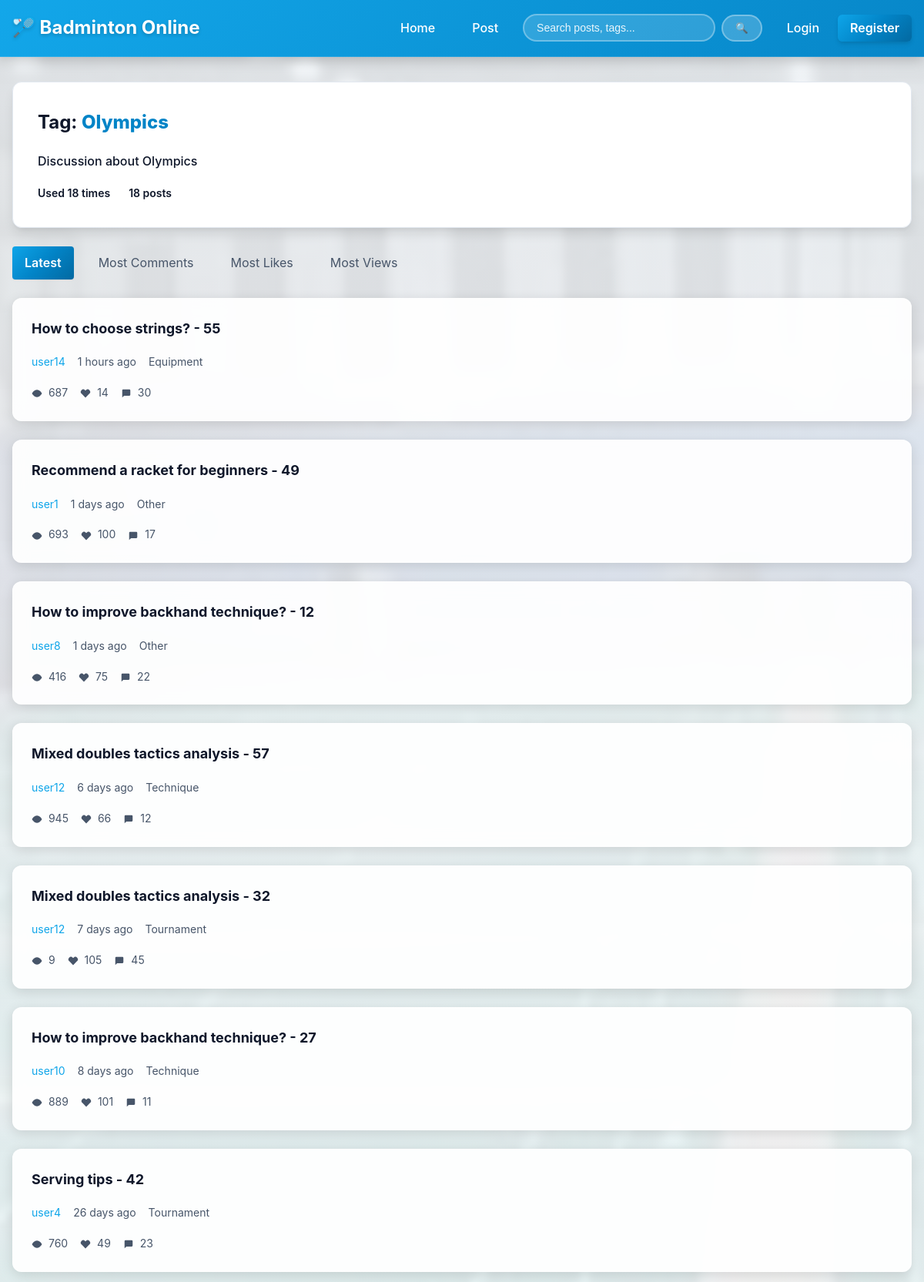
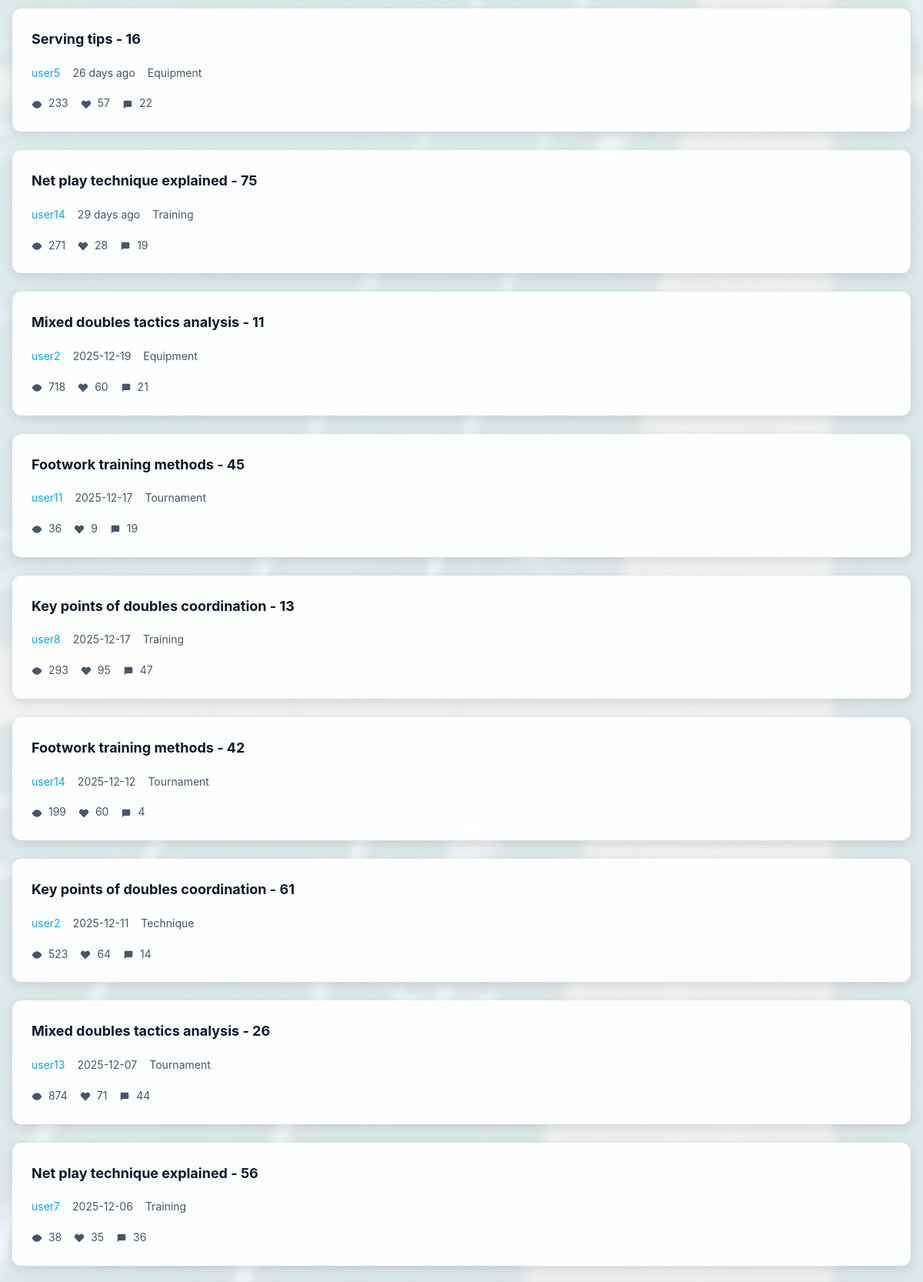
The page /tag/Olympics (upper part) on the database its author committed (2 pictures, top to bottom).
### app/models.py (models this page shows, shortened)
class Tag(db.Model):
    __tablename__ = 'tags'
    id = db.Column(db.Integer, primary_key=True)
    name = db.Column(db.String(50), unique=True, nullable=False, index=True)
    description = db.Column(db.Text, nullable=True)
    usage_count = db.Column(db.Integer, default=0, nullable=False, index=True)
    created_at = db.Column(db.DateTime, default=datetime.utcnow, nullable=False)

class Post(db.Model):
    __tablename__ = 'posts'
    id = db.Column(db.Integer, primary_key=True)
    title = db.Column(db.String(100), nullable=False, index=True)
    content = db.Column(db.Text, nullable=False)
    author_id = db.Column(db.Integer, db.ForeignKey('users.id'), nullable=False, index=True)
    category = db.Column(db.String(20), nullable=False, index=True, default='Other')
    created_at = db.Column(db.DateTime, default=datetime.utcnow, nullable=False, index=True)
    updated_at = db.Column(db.DateTime, default=datetime.utcnow,
                         onupdate=datetime.utcnow, nullable=False)
    view_count = db.Column(db.Integer, default=0, nullable=False)
    like_count = db.Column(db.Integer, default=0, nullable=False)
    comment_count = db.Column(db.Integer, default=0, nullable=False)
    is_pinned = db.Column(db.Boolean, default=False, nullable=False)
    is_draft = db.Column(db.Boolean, default=False, nullable=False)
    comments = db.relationship('Comment', backref='post', lazy='dynamic',
                              cascade='all, delete-orphan', order_by='Comment.created_at')
    tags = db.relationship(
        'Tag', secondary=post_tags,
        backref=db.backref('posts', lazy='dynamic'),
        lazy='dynamic'
    )

class User(UserMixin, db.Model):
    __tablename__ = 'users'
    id = db.Column(db.Integer, primary_key=True)
    username = db.Column(db.String(80), unique=True, nullable=False, index=True)
    email = db.Column(db.String(120), unique=True, nullable=False, index=True)
    password_hash = db.Column(db.String(255), nullable=False)
    avatar_url = db.Column(db.String(255), default='default_avatar.png')
    bio = db.Column(db.Text, nullable=True)
    created_at = db.Column(db.DateTime, default=datetime.utcnow, nullable=False)
    last_login = db.Column(db.DateTime, nullable=True)
    is_active = db.Column(db.Boolean, default=True, nullable=False)
    is_admin = db.Column(db.Boolean, default=False, nullable=False)
    posts = db.relationship('Post', backref='author', lazy='dynamic',
                           cascade='all, delete-orphan')
    comments = db.relationship('Comment', backref='author', lazy='dynamic',
                              cascade='all, delete-orphan')
    following = db.relationship(
        'User', secondary=follows,
        primaryjoin=('follows.c.follower_id == User.id'),
        secondaryjoin=('follows.c.following_id == User.id'),
        backref=db.backref('followers', lazy='dynamic'),
        lazy='dynamic'
    )
    bookmarked_posts = db.relationship(
        'Post', secondary=bookmarks,
        backref=db.backref('bookmarked_by', lazy='dynamic'),
        lazy='dynamic'
    )
    liked_posts = db.relationship(
        'Post', secondary=post_likes,
        backref=db.backref('liked_by', lazy='dynamic'),
        lazy='dynamic'
    )
    liked_comments = db.relationship(
        'Comment', secondary=comment_likes,
        backref=db.backref('liked_by', lazy='dynamic'),
        lazy='dynamic'
    )

### app/routes.py (the view)
@main.route('/tag/<tag_name>')
def tag_detail(tag_name):
    tag = Tag.query.filter_by(name=tag_name).first_or_404()
    page = request.args.get('page', 1, type=int)
    sort = request.args.get('sort', 'latest')
    query = Post.query.filter(
        Post.is_draft == False,
        Post.tags.contains(tag)
    )
    if sort == 'comments':
        query = query.order_by(Post.comment_count.desc())
    elif sort == 'likes':
        query = query.order_by(Post.like_count.desc())
    elif sort == 'views':
        query = query.order_by(Post.view_count.desc())
    else:
        query = query.order_by(Post.created_at.desc())
    pagination = query.paginate(page=page, per_page=20, error_out=False)
    posts = pagination.items
    return render_template('tag_detail.html',
                         tag=tag,
                         posts=posts,
                         pagination=pagination,
                         sort=sort,
                         time_ago=time_ago,
                         get_category_display=get_category_display)

### app/utils.py (called while the page is built)
def get_category_display(category):
    if not category:
        return 'Other'
    return CATEGORY_MAP.get(category, category)

def time_ago(dt):
    if not dt:
        return ''
    now = datetime.utcnow()
    diff = now - dt
    if diff < timedelta(minutes=1):
        return 'just now'
    elif diff < timedelta(hours=1):
        return f'{int(diff.seconds / 60)} minutes ago'
    elif diff < timedelta(days=1):
        return f'{int(diff.seconds / 3600)} hours ago'
    elif diff < timedelta(days=30):
        return f'{diff.days} days ago'
    else:
        return dt.strftime('%Y-%m-%d')

### templates/tag_detail.html (shortened to what this page needs)
{% extends "base.html" %}
{% from "includes/icons.html" import icon_eye, icon_like, icon_comment %}
{% block content %}
<div class="container">
    <div class="tag-header">
        <h1>Tag: <span class="tag-name">{{ tag.name }}</span></h1>
        {% if tag.description %}
            <p class="tag-description">{{ tag.description }}</p>
        {% endif %}
        <div class="tag-stats">
            <span>Used {{ tag.usage_count }} times</span>
            <span>{{ pagination.total if pagination else posts|length }} posts</span>
        </div>
    </div>
    <div class="sort-options">
        <a href="{{ url_for('main.tag_detail', tag_name=tag.name, sort='latest') }}"
           class="sort-link {% if sort == 'latest' %}active{% endif %}">Latest</a>
        <a href="{{ url_for('main.tag_detail', tag_name=tag.name, sort='comments') }}"
           class="sort-link {% if sort == 'comments' %}active{% endif %}">Most Comments</a>
        <a href="{{ url_for('main.tag_detail', tag_name=tag.name, sort='likes') }}"
           class="sort-link {% if sort == 'likes' %}active{% endif %}">Most Likes</a>
        <a href="{{ url_for('main.tag_detail', tag_name=tag.name, sort='views') }}"
           class="sort-link {% if sort == 'views' %}active{% endif %}">Most Views</a>
    </div>
    <div class="posts-list">
        {% for post in posts %}
            <article class="post-card">
                <h2>
                    <a href="{{ url_for('main.post_detail', post_id=post.id) }}">
                        {{ post.title }}
                    </a>
                </h2>
                <div class="post-meta">
                    <a href="{{ url_for('main.user_profile', username=post.author.username) }}"
                       class="author-link">{{ post.author.username }}</a>
                    <span class="post-time">{{ time_ago(post.created_at) }}</span>
                    <span class="post-category">{{ get_category_display(post.category) }}</span>
                </div>
                <div class="post-stats">
                    <span>{{ icon_eye() }} {{ post.view_count }}</span>
                    <span>{{ icon_like() }} {{ post.like_count }}</span>
                    <span>{{ icon_comment() }} {{ post.comment_count }}</span>
                </div>
            </article>
        {% else %}
            <div class="empty-state">
                <p>No posts with this tag yet</p>
            </div>
        {% endfor %}
    </div>
</div>
{% endblock %}

### templates/includes/icons.html (shortened to what this page needs)
{% macro icon_eye() %}
<svg class="icon" viewBox="0 0 24 24" fill="none" stroke="currentColor" stroke-width="2" stroke-linecap="round" stroke-linejoin="round">
    <path d="M1 12s4-8 11-8 11 8 11 8-4 8-11 8-11-8-11-8z"></path>
    <circle cx="12" cy="12" r="3"></circle>
</svg>
{% endmacro %}
{% macro icon_like(filled=false) %}
<svg class="icon" viewBox="0 0 24 24" fill="{% if filled %}currentColor{% else %}none{% endif %}" stroke="currentColor" stroke-width="2" stroke-linecap="round" stroke-linejoin="round">
    <path d="M20.84 4.61a5.5 5.5 0 0 0-7.78 0L12 5.67l-1.06-1.06a5.5 5.5 0 0 0-7.78 7.78l1.06 1.06L12 21.23l7.78-7.78 1.06-1.06a5.5 5.5 0 0 0 0-7.78z"></path>
</svg>
{% endmacro %}
{% macro icon_comment() %}
<svg class="icon" viewBox="0 0 24 24" fill="none" stroke="currentColor" stroke-width="2" stroke-linecap="round" stroke-linejoin="round">
    <path d="M21 15a2 2 0 0 1-2 2H7l-4 4V5a2 2 0 0 1 2-2h14a2 2 0 0 1 2 2z"></path>
</svg>
{% endmacro %}

### static/css/main.css (style rules this page uses)
:root { --primary-color: #0ea5e9; --primary-dark: #0284c7; --primary-light: #38bdf8; --primary-accent: #06b6d4; --primary-gradient: linear-gradient(135deg, #0ea5e9 0%, #0284c7 50%, #0369a1 100%); --primary-gradient-hover: linear-gradient(135deg, #38bdf8 0%, #0ea5e9 50%, #0284c7 100%); --accent-color: #f59e0b; --accent-light: #fbbf24; --accent-dark: #d97706; --accent-gradient: linear-gradient(135deg, #f59e0b 0%, #f97316 100%); --accent-gradient-hover: linear-gradient(135deg, #fbbf24 0%, #f59e0b 100%); --text-primary: #0f172a; --text-secondary: #475569; --text-disabled: #94a3b8; --text-on-primary: #ffffff; --bg-primary: #ffffff; --bg-secondary: #f1f5f9; --bg-hover: #e0f2fe; --bg-accent: #f0f9ff; --bg-gradient: linear-gradient(135deg, #f8fafc 0%, #f1f5f9 100%); --border-color: #cbd5e1; --border-light: #e2e8f0; --border-dark: #94a3b8; --success-color: #10b981; --success-gradient: linear-gradient(135deg, #10b981 0%, #059669 100%); --error-color: #ef4444; --error-gradient: linear-gradient(135deg, #ef4444 0%, #dc2626 100%); --warning-color: #f59e0b; --warning-gradient: linear-gradient(135deg, #f59e0b 0%, #d97706 100%); --info-color: #3b82f6; --info-gradient: linear-gradient(135deg, #3b82f6 0%, #2563eb 100%); --shadow-sm: 0 1px 2px 0 rgba(0, 0, 0, 0.05); --shadow-md: 0 4px 6px -1px rgba(0, 0, 0, 0.1), 0 2px 4px -1px rgba(0, 0, 0, 0.06); --shadow-lg: 0 10px 15px -3px rgba(0, 0, 0, 0.1), 0 4px 6px -2px rgba(0, 0, 0, 0.05); --shadow-xl: 0 20px 25px -5px rgba(0, 0, 0, 0.1), 0 10px 10px -5px rgba(0, 0, 0, 0.04); --shadow-hover: 0 12px 20px -4px rgba(15, 23, 42, 0.15); --spacing-xs: 0.25rem; --spacing-sm: 0.5rem; --spacing-md: 1rem; --spacing-lg: 1.5rem; --spacing-xl: 2rem; --font-family: -apple-system, BlinkMacSystemFont, "Segoe UI", Roboto, "Helvetica Neue", Arial, sans-serif; --font-size-base: 16px; --font-size-sm: 14px; --font-size-lg: 18px; --font-size-xl: 24px; }
* { margin: 0; padding: 0; box-sizing: border-box; }
body { font-family: var(--font-family); font-size: var(--font-size-base); line-height: 1.7; color: var(--text-primary); background: var(--bg-gradient); }
.container { max-width: 1200px; margin: 0 auto; padding: 0 var(--spacing-md); }
.posts-list { display: flex; flex-direction: column; gap: var(--spacing-lg); }
.post-card { background: var(--bg-primary); padding: var(--spacing-lg); border-radius: 12px; box-shadow: var(--shadow-md); transition: all 0.3s cubic-bezier(0.4, 0, 0.2, 1); border: 1px solid var(--border-light); }
.post-card h2 { font-size: var(--font-size-lg); margin-bottom: var(--spacing-md); }
.post-card h2 a { color: var(--text-primary); text-decoration: none; }
.post-meta { display: flex; gap: var(--spacing-md); font-size: var(--font-size-sm); color: var(--text-secondary); margin-bottom: var(--spacing-md); flex-wrap: wrap; }
.author-link { color: var(--primary-color); text-decoration: none; }
.post-stats { display: flex; gap: var(--spacing-md); font-size: var(--font-size-sm); color: var(--text-secondary); }
.sort-options { display: flex; gap: var(--spacing-md); margin-bottom: var(--spacing-lg); flex-wrap: wrap; }
.sort-link { padding: var(--spacing-sm) var(--spacing-md); text-decoration: none; color: var(--text-secondary); border-radius: 4px; transition: all 0.2s; }
.sort-link.active { background: var(--primary-gradient); color: var(--text-on-primary); font-weight: 600; box-shadow: var(--shadow-sm); }

### static/css/components.css (style rules this page uses)
.post-stats { display: flex; gap: var(--spacing-md); font-size: var(--font-size-sm); color: var(--text-secondary); align-items: center; }
.post-stats svg { width: 1em; height: 1em; vertical-align: middle; margin-right: 0.25rem; }
.tag-header { background: var(--bg-primary); padding: var(--spacing-xl); border-radius: 12px; margin-bottom: var(--spacing-lg); box-shadow: var(--shadow-lg); border: 1px solid var(--border-light); }
.tag-header h1 { font-size: var(--font-size-xl); margin-bottom: var(--spacing-md); color: var(--text-primary); font-weight: 700; }
.tag-header h1 .tag-name { color: var(--primary-dark); font-weight: 800; }
.tag-description { color: var(--text-primary); margin-bottom: var(--spacing-md); font-weight: 500; }
.tag-stats { display: flex; gap: var(--spacing-lg); font-size: var(--font-size-sm); color: var(--text-primary); font-weight: 600; }

### rows shown on the page
Tag: name "Olympics", description "Discussion about Olympics", usage_count "18"
Post: title "How to choose strings? - 55", author.username "user14", created_at "1 hours ago", category "Equipment", view_count "687", like_count "14", comment_count "30"
Post: title "Recommend a racket for beginners - 49", author.username "user1", created_at "1 days ago", category "Other", view_count "693", like_count "100", comment_count "17"
Post: title "How to improve backhand technique? - 12", author.username "user8", created_at "1 days ago", category "Other", view_count "416", like_count "75", comment_count "22"
Post: title "Mixed doubles tactics analysis - 57", author.username "user12", created_at "6 days ago", category "Technique", view_count "945", like_count "66", comment_count "12"
Post: title "Mixed doubles tactics analysis - 32", author.username "user12", created_at "7 days ago", category "Tournament", view_count "9", like_count "105", comment_count "45"
Post: title "How to improve backhand technique? - 27", author.username "user10", created_at "8 days ago", category "Technique", view_count "889", like_count "101", comment_count "11"
Post: title "Serving tips - 42", author.username "user4", created_at "26 days ago", category "Tournament", view_count "760", like_count "49", comment_count "23"
Post: title "Serving tips - 16", author.username "user5", created_at "26 days ago", category "Equipment", view_count "233", like_count "57", comment_count "22"
Post: title "Net play technique explained - 75", author.username "user14", created_at "29 days ago", category "Training", view_count "271", like_count "28", comment_count "19"
Post: title "Mixed doubles tactics analysis - 11", author.username "user2", created_at "2025-12-19", category "Equipment", view_count "718", like_count "60", comment_count "21"
Post: title "Footwork training methods - 45", author.username "user11", created_at "2025-12-17", category "Tournament", view_count "36", like_count "9", comment_count "19"
Post: title "Key points of doubles coordination - 13", author.username "user8", created_at "2025-12-17", category "Training", view_count "293", like_count "95", comment_count "47"
Post: title "Footwork training methods - 42", author.username "user14", created_at "2025-12-12", category "Tournament", view_count "199", like_count "60", comment_count "4"
Post: title "Key points of doubles coordination - 61", author.username "user2", created_at "2025-12-11", category "Technique", view_count "523", like_count "64", comment_count "14"
Post: title "Mixed doubles tactics analysis - 26", author.username "user13", created_at "2025-12-07", category "Tournament", view_count "874", like_count "71", comment_count "44"
Post: title "Net play technique explained - 56", author.username "user7", created_at "2025-12-06", category "Training", view_count "38", like_count "35", comment_count "36"

### other values the page prints
{{ pagination.total if pagination else posts|length }} "18"
